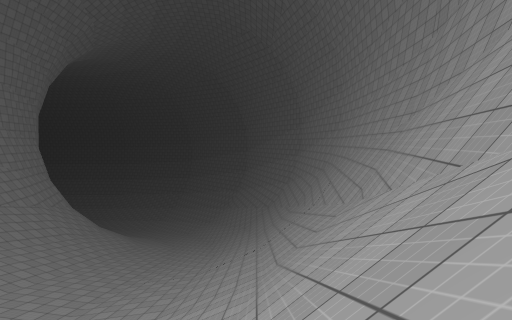
view 1 (above)

20 first-person views from a walk through a 3-D level made in the Unity game engine. The camera is 1.3 m above the floor, tilts 4° down and sees 90° across. The floor is counted in squares, 2 m on a side. Each view is taken from the middle of a square. On the plan, view 1 faces up. The plan holds only what a view shows up to about 9 squares ahead; the rest is blank. The place goes on beyond the plan. The player is left out. Surface patterns are stand-ins for the level's own textures.

view 2
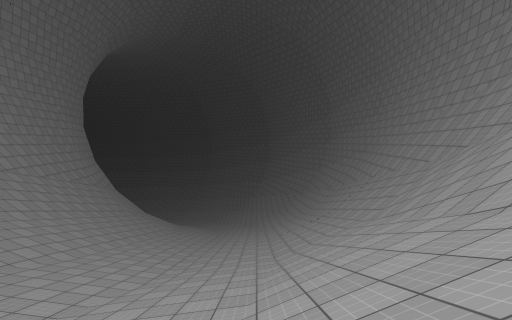

view 3
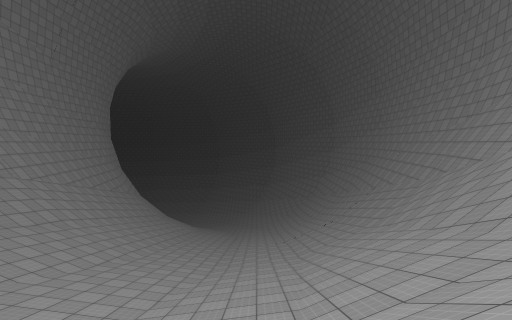

view 4
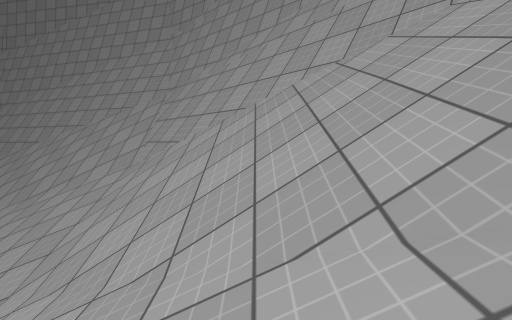

view 5
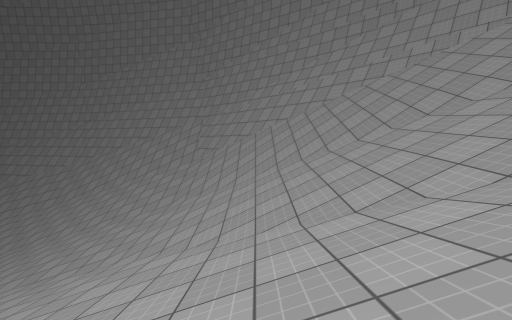

view 6
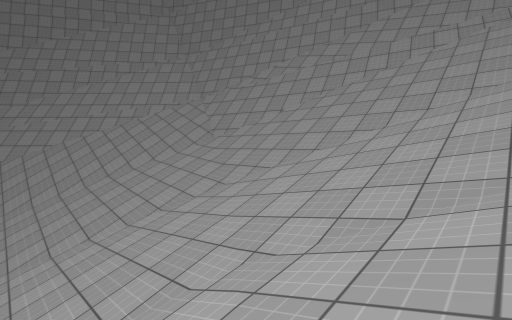

view 7
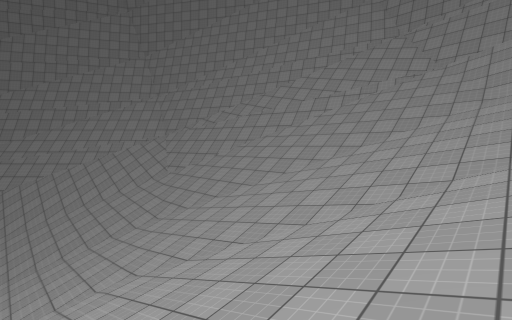

view 8
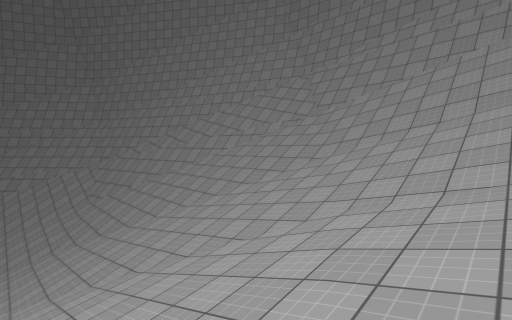

view 9
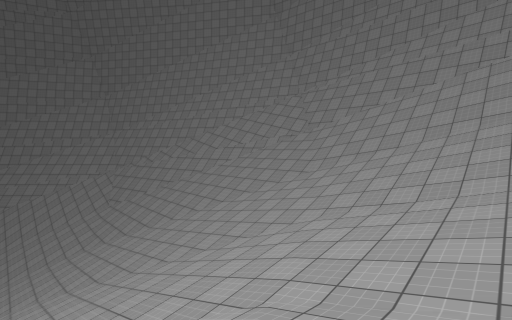

view 10
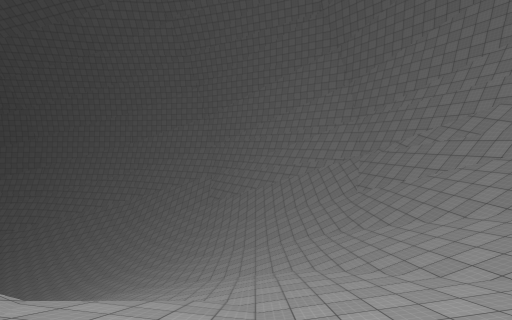

view 11
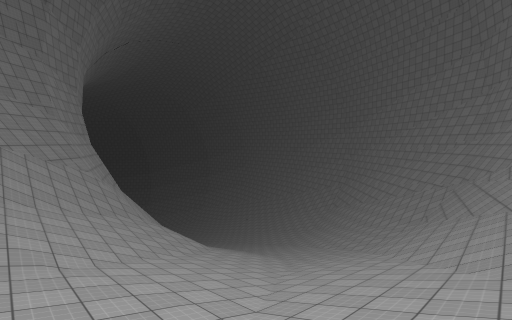

view 12
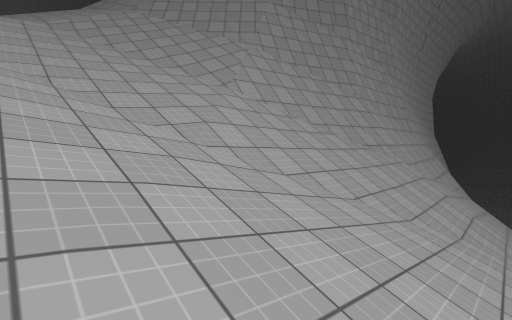

view 13
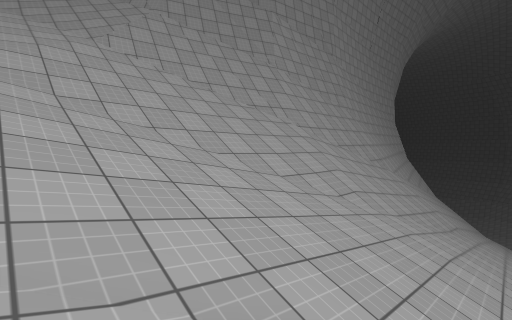

view 14
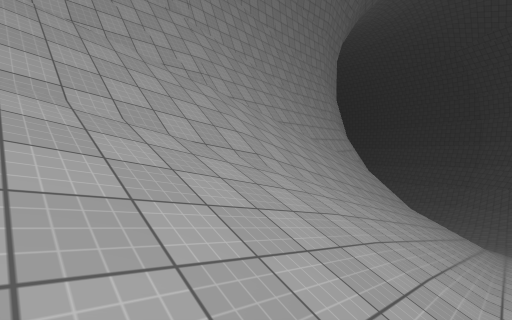

view 15
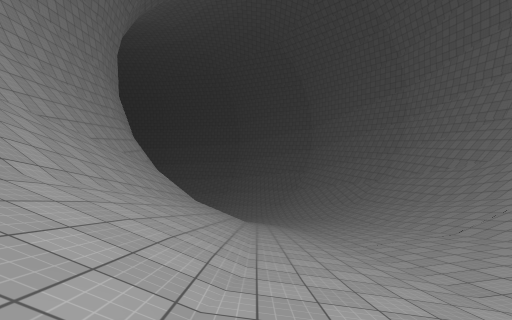

view 16
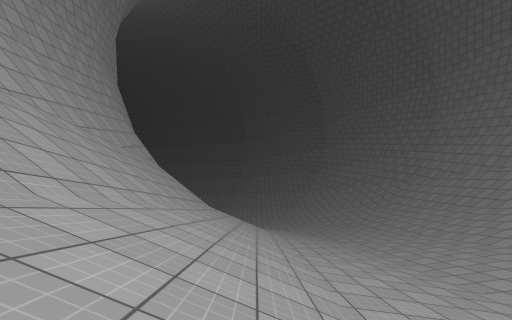

view 17
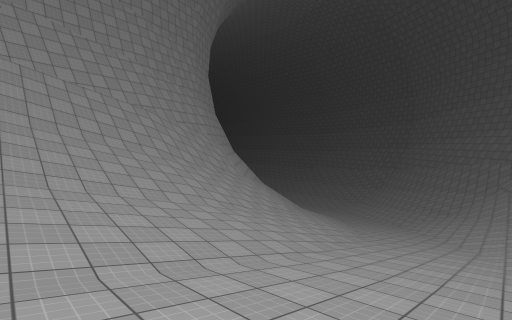

view 18
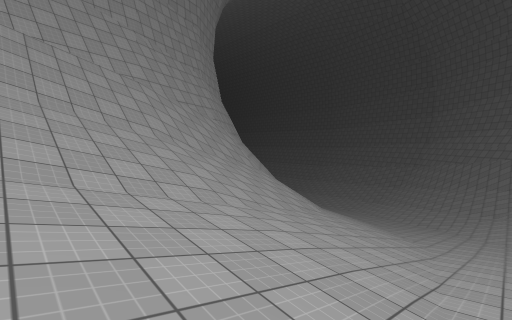

view 19
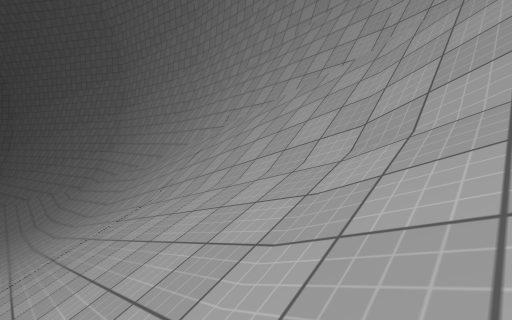

view 20
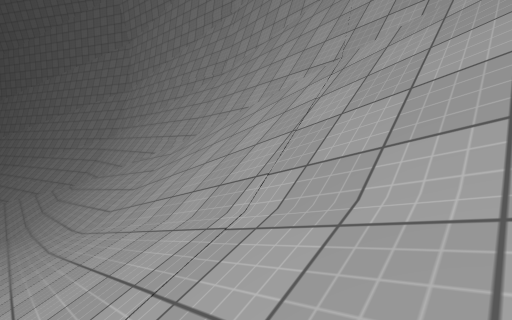

### Floor plan
Key: @ floor where view 1 was taken; # wall or solid block; . main floor; : floor 0.75 m higher than the main floor; - floor 0.75 m lower than the main floor; / step, stairs or slope; = window, fence, low wall or low ledge; v drop or lower ground.
Columns run from 21 left of view 1 to 3 right of it. Each row starts with its distance up from view 1.
 22               -..//
 21              /...// //
 20             ///.:// ///
 19           ///////// ///#
 18          ////////// ///##
 17         ///////////////##
 16        #////////////////#
 15        ##///////////////#
 14        ##///////////////#
 13        ##///////////////#
 12        ##///////////////#
 11        ##///////////////#
 10        ##///////////////#
  9        ##///////////////#
  8        ##///////////////#
  7        ##///////////////#
  6        ##///////////////#
  5        #////////////////#
  4        #///////////////##
  3     ####///////////////##
  2    ####////////////////#
  1   ##v##////////////////#
  0  ##/v#////// ////////@/#
 -1 ##///#//////////////####
 -2 ////////////////////##
 -3 ///////////////////##
 -4 ///////////////////##
 -5 //////////////////##
 -6  /////////////////#
 -7 /////////////////##
 -8 ////////////////=#
 -9 /////////////##/##
-10 ///////////####
-11 //////////##
-12 ////////###
-13 ///////=#
-14 ////####
-15 #######

Positions as (right, up) in squares from view 1, and headings:
1: (0, 0), facing up
2: (-3, -1), facing up
3: (-4, -3), facing up
4: (-6, -3), facing right
5: (-11, -3), facing right
6: (-14, -4), facing down-right
7: (-17, -4), facing down-right
8: (-20, -6), facing down-right
9: (-21, -5), facing down-right
10: (-19, -4), facing right
11: (-20, -11), facing up-right
12: (-12, -5), facing up-left
13: (-10, -3), facing up-left
14: (-8, 3), facing up-left
15: (-8, 3), facing up
16: (-9, 5), facing up
17: (-3, 11), facing up-left
18: (-5, 12), facing up-left
19: (-2, 5), facing up-right
20: (-1, 9), facing up-right
